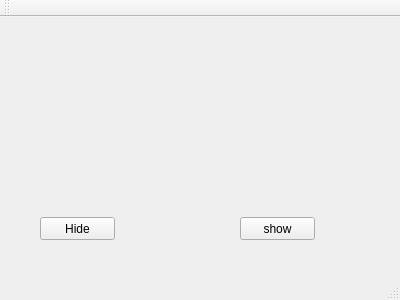
<?xml version="1.0" encoding="UTF-8"?>
<ui version="4.0">
 <class>MainWindow</class>
 <widget class="QMainWindow" name="MainWindow">
  <property name="geometry">
   <rect>
    <x>0</x>
    <y>0</y>
    <width>400</width>
    <height>300</height>
   </rect>
  </property>
  <property name="windowTitle">
   <string>MainWindow</string>
  </property>
  <widget class="QWidget" name="centralWidget">
   <widget class="QPushButton" name="hideButton">
    <property name="geometry">
     <rect>
      <x>40</x>
      <y>200</y>
      <width>75</width>
      <height>23</height>
     </rect>
    </property>
    <property name="text">
     <string>Hide</string>
    </property>
   </widget>
   <widget class="QPushButton" name="showButton">
    <property name="geometry">
     <rect>
      <x>240</x>
      <y>200</y>
      <width>75</width>
      <height>23</height>
     </rect>
    </property>
    <property name="text">
     <string>show</string>
    </property>
   </widget>
  </widget>
  <widget class="QMenuBar" name="menuBar">
   <property name="geometry">
    <rect>
     <x>0</x>
     <y>0</y>
     <width>400</width>
     <height>18</height>
    </rect>
   </property>
  </widget>
  <widget class="QToolBar" name="mainToolBar">
   <attribute name="toolBarArea">
    <enum>TopToolBarArea</enum>
   </attribute>
   <attribute name="toolBarBreak">
    <bool>false</bool>
   </attribute>
  </widget>
  <widget class="QStatusBar" name="statusBar"/>
 </widget>
 <layoutdefault spacing="6" margin="11"/>
 <resources/>
 <connections/>
</ui>
